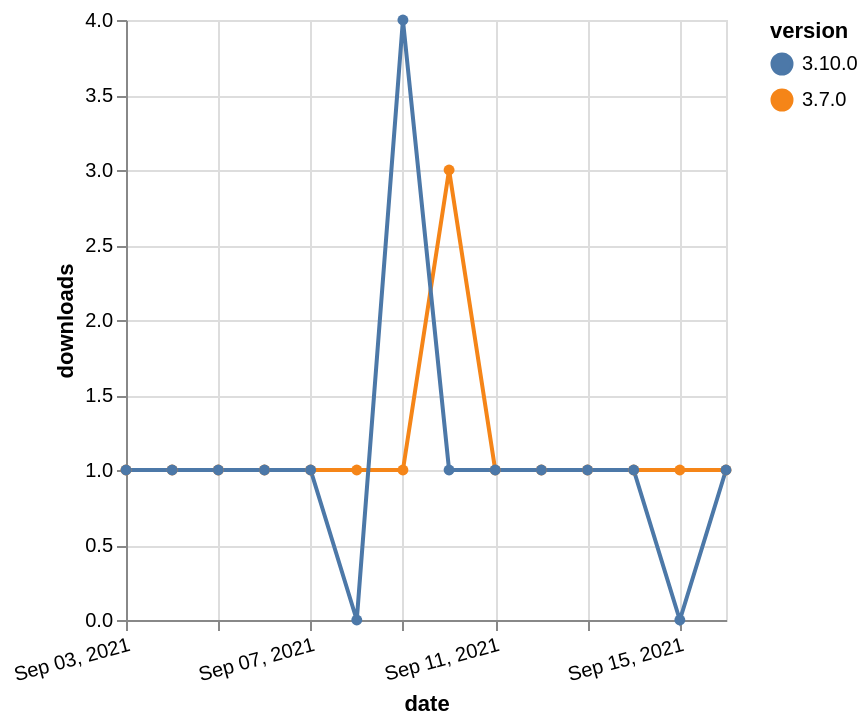

Vega-Lite specification stored for this chart:
### Vega-Lite specification from a JSON file in a GitHub repository (floating-point values rounded to 4 significant figures)
{"$schema": "https://vega.github.io/schema/vega-lite/v5.json", "description": "A simple bar chart with embedded data.", "data": {"values": [{"date": "2021-09-03", "total": 412, "delta": 1, "version": "3.7.0"}, {"date": "2021-09-04", "total": 413, "delta": 1, "version": "3.7.0"}, {"date": "2021-09-05", "total": 414, "delta": 1, "version": "3.7.0"}, {"date": "2021-09-06", "total": 415, "delta": 1, "version": "3.7.0"}, {"date": "2021-09-07", "total": 416, "delta": 1, "version": "3.7.0"}, {"date": "2021-09-08", "total": 417, "delta": 1, "version": "3.7.0"}, {"date": "2021-09-09", "total": 418, "delta": 1, "version": "3.7.0"}, {"date": "2021-09-10", "total": 421, "delta": 3, "version": "3.7.0"}, {"date": "2021-09-11", "total": 422, "delta": 1, "version": "3.7.0"}, {"date": "2021-09-12", "total": 423, "delta": 1, "version": "3.7.0"}, {"date": "2021-09-13", "total": 424, "delta": 1, "version": "3.7.0"}, {"date": "2021-09-14", "total": 425, "delta": 1, "version": "3.7.0"}, {"date": "2021-09-15", "total": 426, "delta": 1, "version": "3.7.0"}, {"date": "2021-09-16", "total": 427, "delta": 1, "version": "3.7.0"}, {"date": "2021-09-03", "total": 221, "delta": 1, "version": "3.10.0"}, {"date": "2021-09-04", "total": 222, "delta": 1, "version": "3.10.0"}, {"date": "2021-09-05", "total": 223, "delta": 1, "version": "3.10.0"}, {"date": "2021-09-06", "total": 224, "delta": 1, "version": "3.10.0"}, {"date": "2021-09-07", "total": 225, "delta": 1, "version": "3.10.0"}, {"date": "2021-09-08", "total": 225, "delta": 0, "version": "3.10.0"}, {"date": "2021-09-09", "total": 229, "delta": 4, "version": "3.10.0"}, {"date": "2021-09-10", "total": 230, "delta": 1, "version": "3.10.0"}, {"date": "2021-09-11", "total": 231, "delta": 1, "version": "3.10.0"}, {"date": "2021-09-12", "total": 232, "delta": 1, "version": "3.10.0"}, {"date": "2021-09-13", "total": 233, "delta": 1, "version": "3.10.0"}, {"date": "2021-09-14", "total": 234, "delta": 1, "version": "3.10.0"}, {"date": "2021-09-15", "total": 234, "delta": 0, "version": "3.10.0"}, {"date": "2021-09-16", "total": 235, "delta": 1, "version": "3.10.0"}]}, "width": "container", "mark": {"type": "line", "point": {"filled": true}}, "encoding": {"x": {"field": "date", "type": "temporal", "timeUnit": "yearmonthdate", "title": "date", "axis": {"labelAngle": -15}}, "y": {"field": "delta", "type": "quantitative", "title": "downloads"}, "color": {"field": "version", "type": "nominal"}, "tooltip": {"field": "delta"}}}
